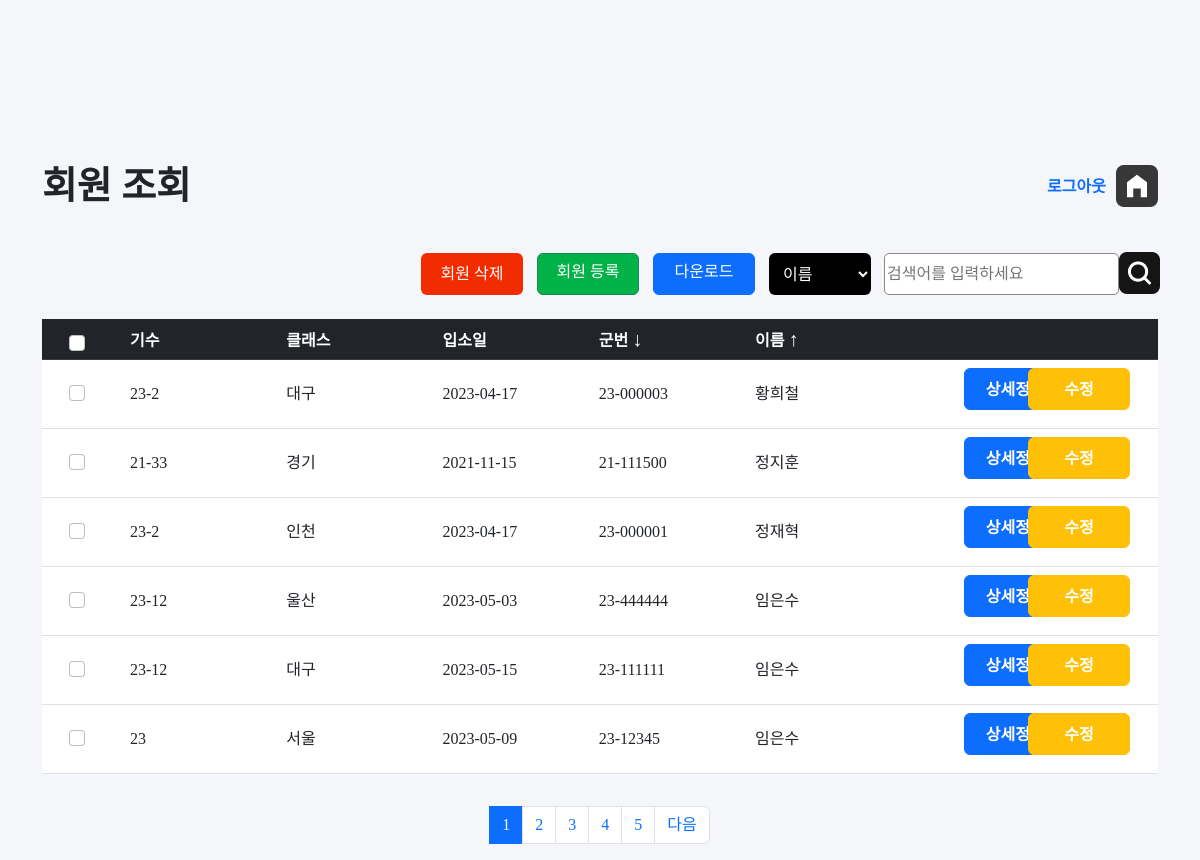
/jangseong/sort.php (signed in), run on an earlier commit of the app's database.
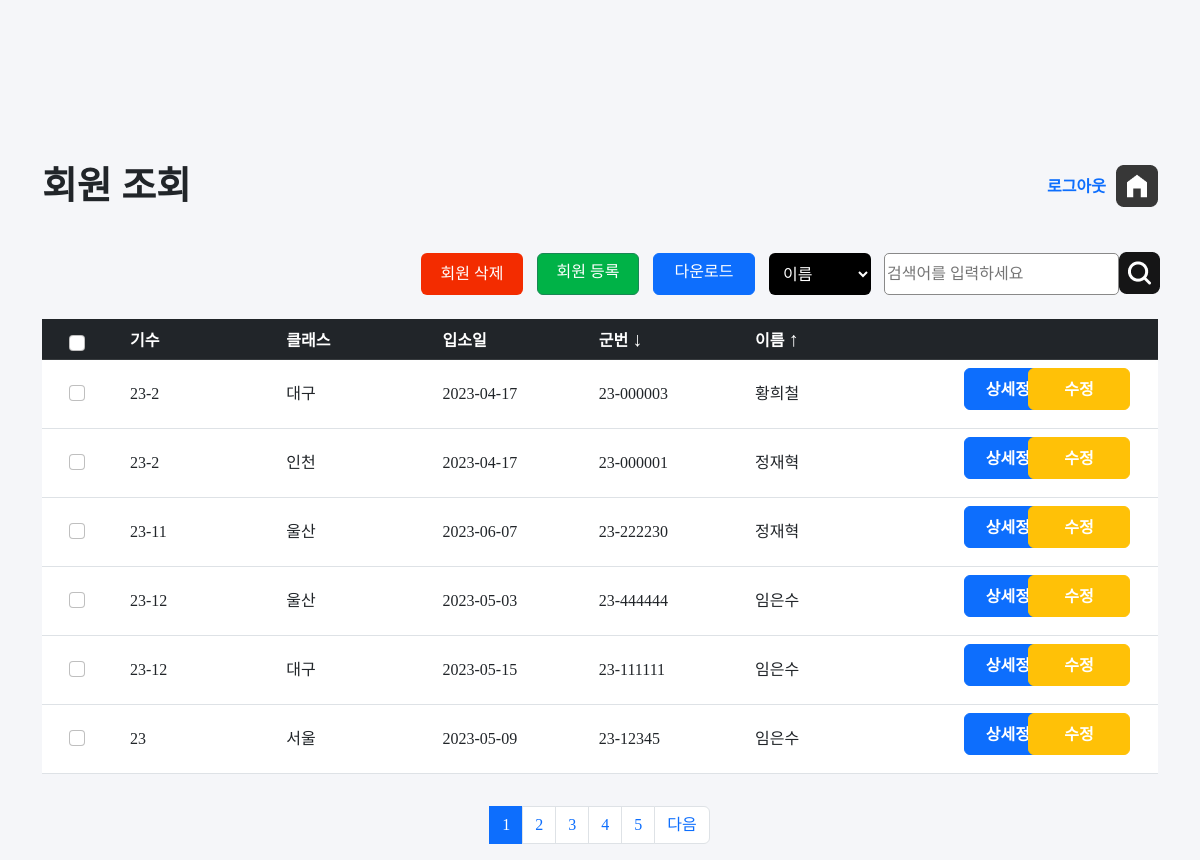
And on a later commit of the database.
### tables this page shows
CREATE TABLE `member` (
  `id` int(11) NOT NULL,
  `num` varchar(10) NOT NULL,
  `class` varchar(10) NOT NULL,
  `date` date NOT NULL,
  `memID` varchar(20) NOT NULL,
  `name` varchar(20) NOT NULL,
  `password` varchar(20) NOT NULL
);

### jangseong/sort.php (the view, shortened to what the changed rows need)
<?php
require 'config.php';
if(!isset($_SESSION["login"]))
{
    echo "
    <div id='messagebox'>
    <script>
    alert('관리자 권한이 없는 계정입니다!');
    window.location.assign('index.php');
    </script>
    </div>
    ";
}
else{
?>
<!DOCTYPE html>
<html lang="en">
<head>
    <link rel="stylesheet" href="style.css">
    <link rel="stylesheet" href="src/bootstrap.min.css">
    <link rel="stylesheet" href="src/style.css">
</head>
<body>
    <div class="container"  >
        <div id="top">
            <h2>회원 조회</h2>
        </div>
    </div>
    <div class="container ">
        <div id="main">
            <form method="get" action="delete.php" name="listmember">
            <table class="table">
                <thead class="table-dark">
                <tr>
                    <th  class="text-center firstcol"  ><input class="form-check-input checklist" type="checkbox" id="myCheck" onclick="checkall()" style="position:relative; left:-5px; "></th>
                    <th class="listcol">기수</th>
                    <th class="listcol">클래스</th>
                    <th class="listcol">입소일</th>
                    <th class="listcol">군번 <a href="sort2.php?act=a" class="btnsort">&#8595;</a></th>
                    <th class="listcol">이름
                        <?php
                        if(!isset($_GET["act"])){
                            $sort ="";
                        }
                        else{
                        $sort = $_GET["act"];
                        }
                        if($sort=="a"){
                            echo "<a href='sort.php?act=b' class='btnsort'>&#8595; </a> ";
                        }
                        else{
                            echo "<a href='sort.php?act=a' class='btnsort'>&#8593; </a> ";
                        }
                        ?>
                    </th>
                    <th >&nbsp;</th>
                </tr>
                </thead>
                <tbody>
                <?php
                    $per_page_record = 6;
                    if (isset($_GET["page"])) {
                        $page  = $_GET["page"];
                    }
                    else {
                        $page=1;
                    }
                    $start_from = ($page-1) * $per_page_record;
                    if($sort=="a"){
                        $sql = "SELECT * FROM member  ORDER BY name  ASC LIMIT $start_from, $per_page_record ";
                    }
                    else{
                        $sql = "SELECT * FROM member  ORDER BY name DESC LIMIT $start_from, $per_page_record ";
                    }
                    $result = $conn->query($sql);
                    if ($result->num_rows > 0) {
                    $num = 0;
                    while($row = $result->fetch_assoc()) {
                        $memberID=$row['id'];
                ?>
                <tr>
                    <td class="text-center" > <input class="form-check-input justify-content-center checkitem"  style="position:relative; left:-5px; "  type="checkbox" id="myCheck<?php  echo $num;?>" name="mem[]" value="<?php echo $row['id'];?>"></td>
                    <td><?php echo $row['num']; ?></td>
                    <td><?php echo $row['class']; ?></td>
                    <td><?php echo $row['date']; ?></td>
                    <td><?php echo $row['memID']; ?></td>
                    <td><?php echo $row['name']; ?></td>
                    <td id="cot" ><a href="view.php?memID=<?php echo $row['memID']; ?>" class="btn btn-primary btnfix" style="position:relative; left:53px;" >상세정보</a> <a href="edit.php?id=<?php echo $memberID ?>" class="btn btn-warning btnfix" style="color:white; float:right; margin-right:20px; position:relative; " >수정</a></td>
             </tr>
                <?php
                    $num+=1;
                }
                } else {
                echo "0 results";
                }
                ?>
                </tbody>
            </table>
            </form>
        </div>
    </div>
    <div    class="container">
        <ul class="pagination  justify-content-center"  >
            <?php
                $query = "SELECT COUNT(*) FROM member ORDER BY id";
                $rs_result = mysqli_query($conn, $query);
                $row = mysqli_fetch_row($rs_result);
                $total_records = $row[0];
                $total_pages = ceil($total_records / $per_page_record);
                $pagLink = "";
                for ($i=1; $i<=$total_pages; $i++) {
                    if ($i == $page) {
                        if($sort=="a"){
                            $pagLink .= "<li class='page-item active'><a class = 'page-link' href='sort.php?page=".$i."&act=a'>".$i." </a></li>";
                        }
                        else{
                            $pagLink .= "<li class='page-item active'><a class = 'page-link' href='sort.php?page=".$i."&act=b'>".$i." </a></li>";
                        }
                    }
                    else  {
                        if($sort=="a"){
                            $pagLink .= "<li class='page-item '><a class='page-link' href='sort.php?page=".$i."&act=a'> ".$i." </a></li>";
                        }
                        else{
                            $pagLink .= "<li class='page-item '><a class='page-link' href='sort.php?page=".$i."&act=b'> ".$i." </a></li>";
                        }
                    }
                }
                echo $pagLink;
                ?>
        </ul>
    </div>
</body>
</html>
<?php
}
?>

What changed in the data, as far as the page shows it:
removed member: num "21-33", class "경기", date "2021-11-15", memID "21-111500", name "정지훈"
added member: num "23-11", class "울산", date "2023-06-07", memID "23-222230", name "정재혁"
